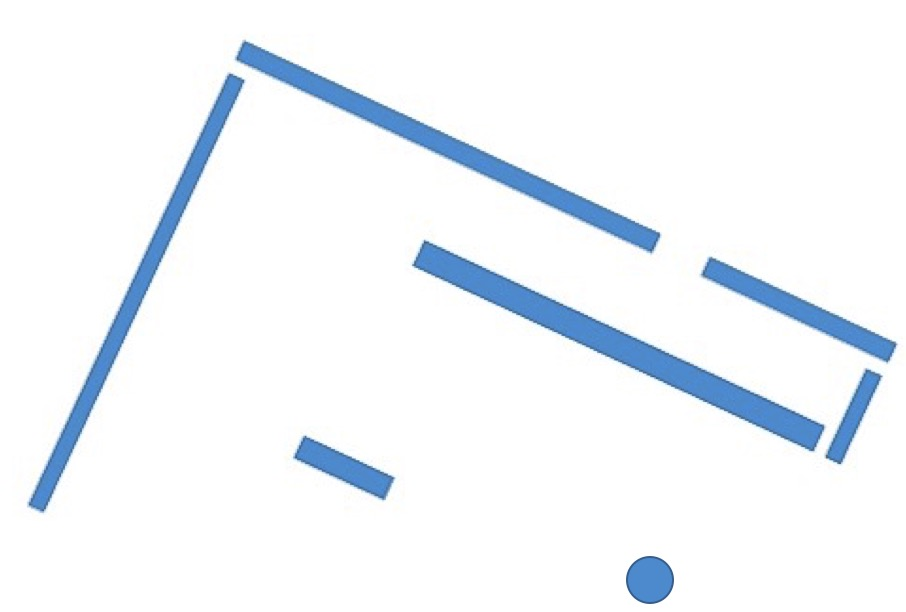
#> input picture 15.jpg, 906 x 612 px
$ python run.py
#> lines starting #> are read from the running program, lines starting #| are printed output that depends on the picture; after the words box and inside, x2 and y2 are one past the last pixel; in counts of white or black regions, pixels touching at a corner belong together
#> further down, a is the input picture: shape (612, 906, 3); mean B, G, R 250.1, 245.5, 241.2
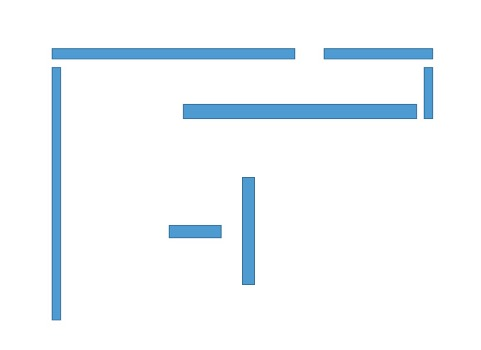
#> input picture 12.jpg, 481 x 350 px
#> further down, b is the input picture: shape (350, 481, 3); mean B, G, R 250.8, 247, 241.6
import cv2
import numpy as np
from matplotlib import pyplot as plt
# from pcl import save
# from pcl import PointCloud
MIN_MATCH_COUNT = 10
# [4 lines of commented-out code are left out]

def computeMatches(img1, img2):

	sift = cv2.xfeatures2d.SIFT_create()
	# find the keypoints and descriptors with SIFT
	kp1, des1 = sift.detectAndCompute(img2,None)
#> kp1 = 37 keypoints; strongest (x, y, size): (248, 184, 11.1), (248, 277, 11.1), (176, 231, 11.3), (213, 231, 11.3)
	kp2, des2 = sift.detectAndCompute(img1,None)
#> kp2 = 473 keypoints; strongest (x, y, size): (312, 453, 21.7), (434, 260, 24.5), (375, 482, 21.7), (646, 239, 17.6)

	FLANN_INDEX_KDTREE = 0
	index_params = dict(algorithm = FLANN_INDEX_KDTREE, trees = 5)
	search_params = dict(checks = 50)   # or pass empty dictionary
	flann = cv2.FlannBasedMatcher(index_params, search_params)
	matches = flann.knnMatch(des1,des2,k=2)
#> matches = 37 matches

	good = []
	for m,n in matches:
	    if m.distance < 0.7*n.distance:
	        good.append(m)
#> this loop made 37 passes
#> after the loop, good = 20 matches
	if len(good)>MIN_MATCH_COUNT:
	    src_pts = np.float32([ kp1[m.queryIdx].pt for m in good ]).reshape(-1,1,2)
#> src_pts = 20 rows, first 8: [56.12, 72.77], [56.12, 72.77], [56.13, 314.1], [57.41, 62.72], [57.51, 53.16], [185, 106], [185, 106], [219, 227.1]
	    dst_pts = np.float32([ kp2[m.trainIdx].pt for m in good ]).reshape(-1,1,2)
#> dst_pts = 20 rows, first 8: [231.6, 87.4], [231.6, 87.4], [312.2, 452.9], [242.2, 70.47], [249.4, 53.84], [382, 494.8], [382, 494.8], [705.4, 273.6]
	    H, mask = cv2.findHomography(src_pts, dst_pts, cv2.RANSAC,5.0)
#> H = [[1.71, -0.764, 192.1], [0.795, 1.73, -83.02], [-5.27e-06, 5.48e-05, 1]]; mask = 20 values, max 1 at index 0, min 0 at index 2, mean 0.6
	    wrap = cv2.warpPerspective(img2, H, (img1.shape[1]+img2.shape[1] , img1.shape[0]+img2.shape[0]))
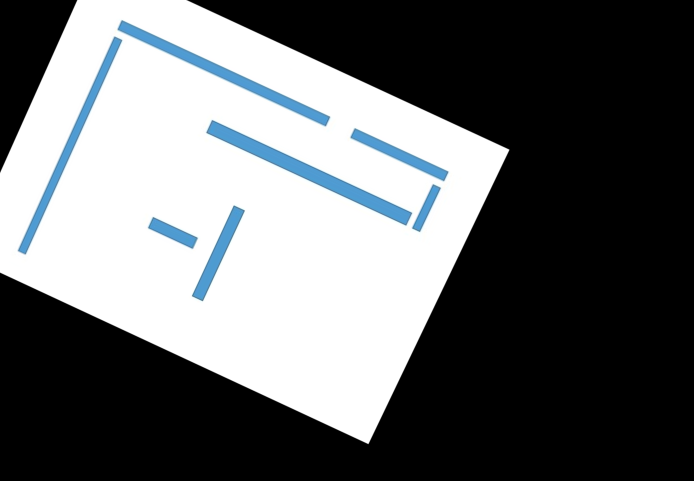
#> wrap: shape (962, 1387, 3) (shown at 1/2 size); mean B, G, R 107.5, 105.8, 103.4

	    for x in range(1,img1.shape[0]):
	        for y in range(1,img1.shape[1]):
	            if (sum (img1[x][y]) != 255*3):
	                wrap[x][y] = img1[x][y]
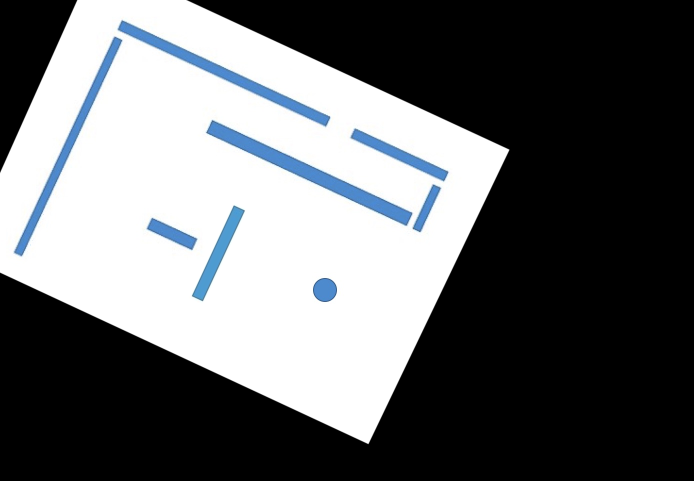
#> wrap: shape (962, 1387, 3) (shown at 1/2 size); 8.53% of pixels changed, all inside (x1, y1, x2, y2) = (1, 31, 906, 609)
	            # else:
	            #     print(img1[x][y])
	    rows, cols = np.where(wrap[:,:,0] !=0)
	    min_row, max_row = min(rows), max(rows) +1
#> min_row = 0; max_row = 889
	    min_col, max_col = min(cols), max(cols) +1
#> min_col = 0; max_col = 1020
	    result = wrap[min_row:max_row,min_col:max_col,:]#去除黑色无用部分
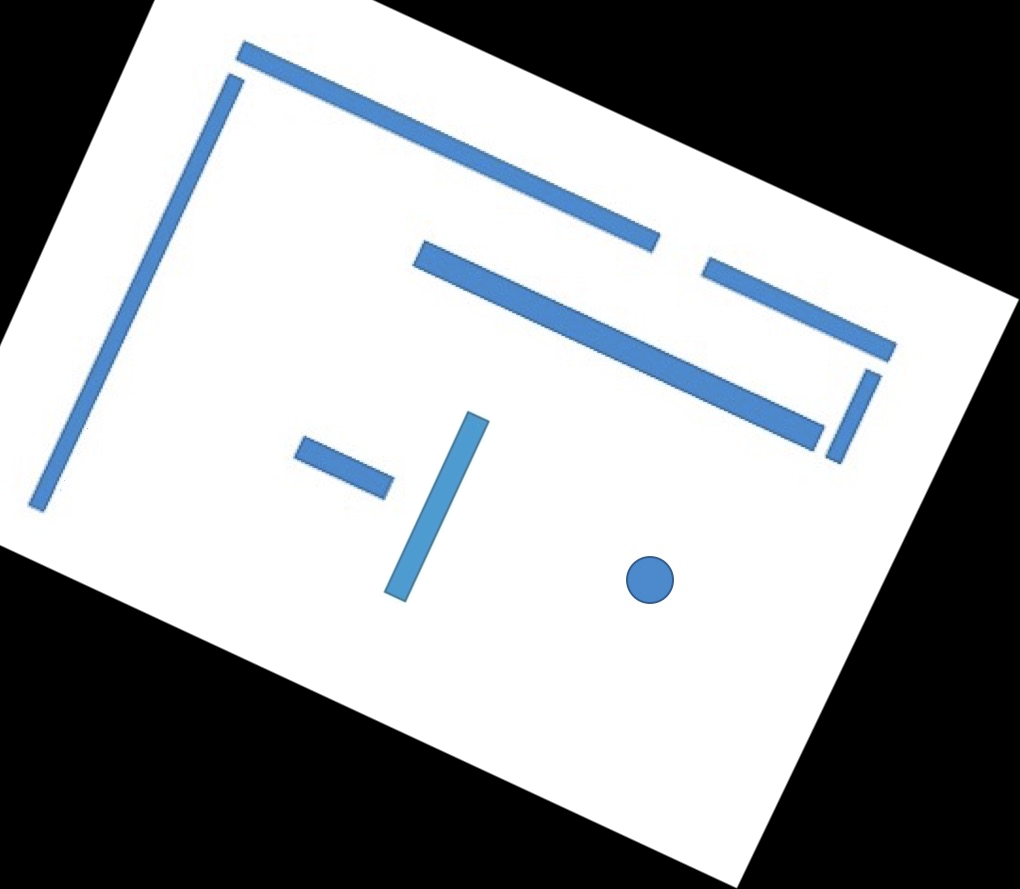
#> result: shape (889, 1020, 3); mean B, G, R 157.6, 154.5, 151.5
	    cv2.imshow('result.jpg',result)
	    cv2.waitKey(0)

a = cv2.imread('15.jpg')
b = cv2.imread('12.jpg')
computeMatches(a,b)
